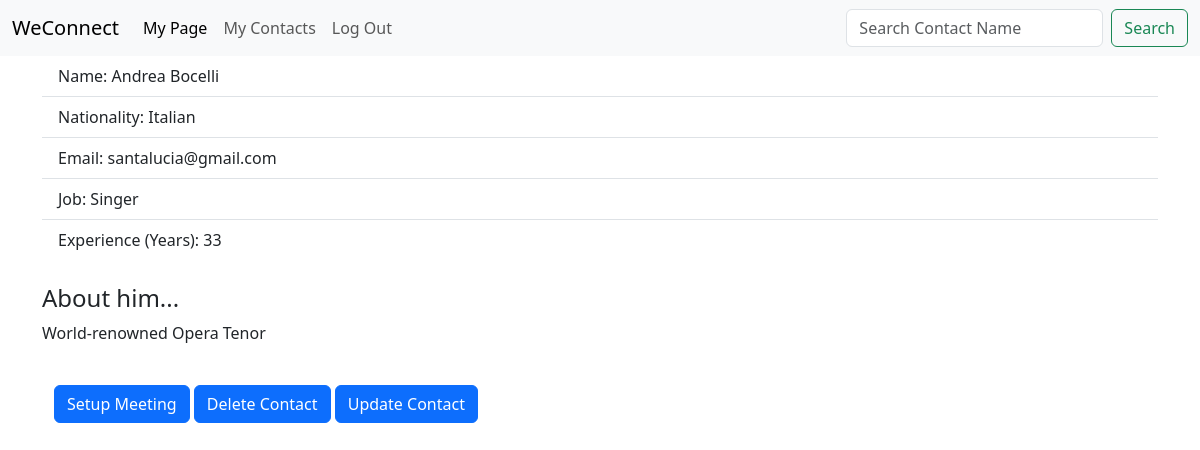
/contacts/6 (signed in), run on the app's committed database.
### contacts/models.py (models this page shows, shortened)
class Contact(models.Model):
    first_name = models.TextField(max_length=200, default="")
    last_name = models.TextField(max_length=200, default="")
    SEX_CHOICES = (
        ("M", "Male"),
        ("F", "Female")
    )
    sex = models.CharField(
        max_length=1,
        choices=SEX_CHOICES)
    nationality = models.TextField(max_length=200, default="")
    email = models.TextField(max_length=500, default="")
    job = models.TextField(max_length=200, default="")
    experience = models.IntegerField(default=0)
    birthday = models.DateField(null=True)
    bio = models.TextField(
        default='TBA',
        max_length=2000
    )
    user = models.ForeignKey(
        User,
        on_delete=models.CASCADE,
        null=True
    )

### contacts/views.py (the view)
# urls.py: path('<int:pk>', views.contact_details.as_view(), name='view_contact'),
class contact_details(generic.DetailView):
    model = Contact
    context_object_name = 'contact'
    template_name = 'contacts/webpages/contact_details.html'

### contacts/templates/contacts/webpages/contact_details.html (shortened to what this page needs)
{% extends 'contacts/webpages/base.html' %}
{% block body %}
  <ul class="list-group list-group-flush">
    <li class="list-group-item"> Name: {{contact.first_name}} {{contact.last_name}} </li>
    <li class="list-group-item"> Nationality: {{contact.nationality}} </li>
    <li class="list-group-item"> Email: {{contact.email}} </li>
    <li class="list-group-item"> Job: {{contact.job}} </li>
    <li class="list-group-item"> Experience (Years): {{contact.experience}} </li>
  </ul>
  <br>
  {% if contact.sex == 'M' %}
    <h4>About him...</h4>
  {% else %}
    <h4>About her...</h4>
  {% endif %}
  <p> {{contact.bio}} </p>
  <br>
  <div class="container">
    <a href="{% url 'meetings:new_meeting' %}" class="btn btn-primary"> Setup Meeting </a>
    <a href="{% url 'contacts:delete_contact' contact.id %}" class="btn btn-primary"> Delete Contact </a>
    <a href="{% url 'contacts:update_contact' contact.id %}" class="btn btn-primary"> Update Contact </a>
  </div>
{% endblock %}

### data on the page
Contact: first_name "Andrea", last_name "Bocelli", nationality "Italian", email "santalucia@gmail.com", job "Singer", experience "33", bio "World-renowned Opera Tenor"
